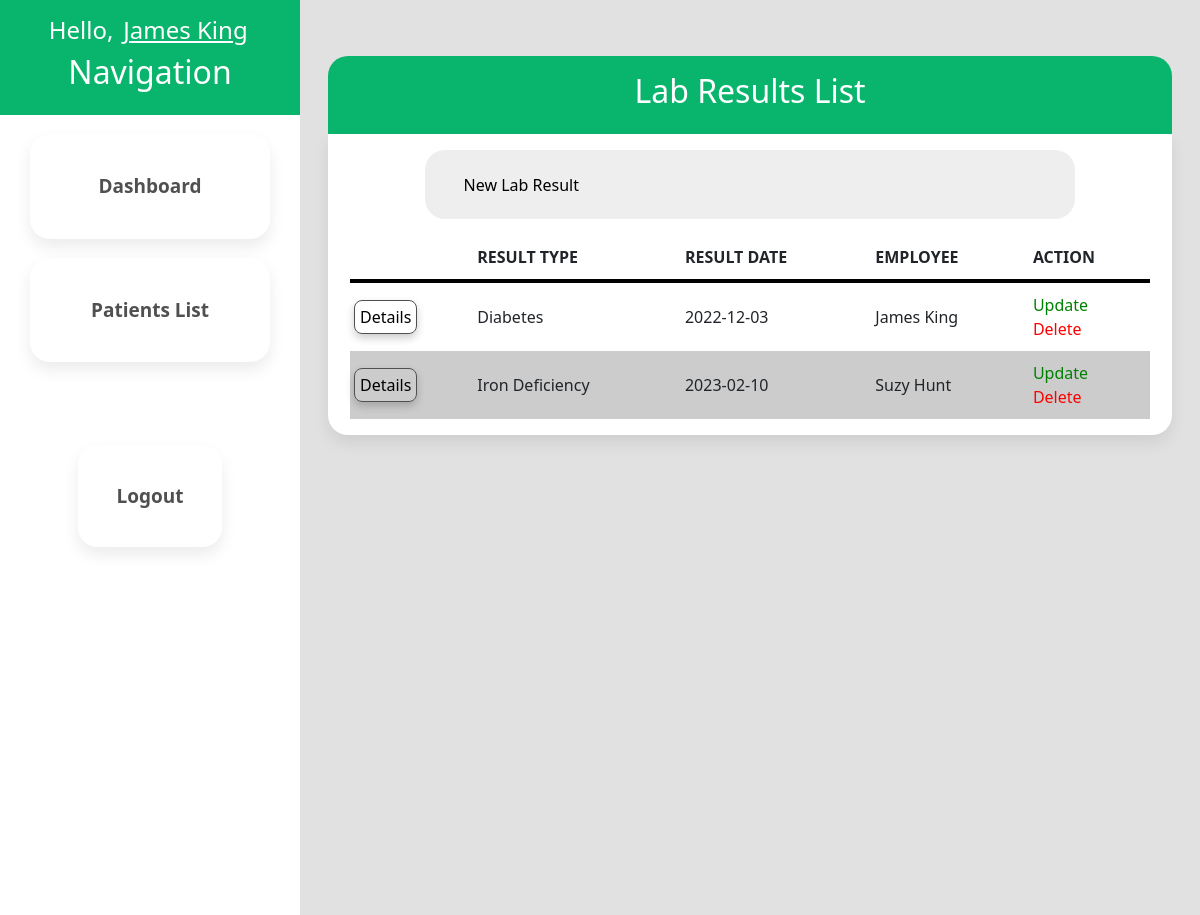
The app's page /lab-list.php?patID=5111 (signed in) with its own data.
### tables this page shows
CREATE TABLE `employee` (
  `EmployeeID` int(4) NOT NULL,
  `EmployeeFirstName` varchar(20) DEFAULT NULL,
  `EmployeeLastName` varchar(20) DEFAULT NULL,
  `RoleID` int(4) DEFAULT NULL,
  `SpecialityID` int(4) DEFAULT NULL,
  `EmployeeDoB` date DEFAULT NULL,
  `GenderID` varchar(4) DEFAULT NULL,
  `EmployeeContactNumber` varchar(50) DEFAULT NULL,
  `EmployeeEmail` varchar(50) DEFAULT NULL,
  `EmployeeAddress` varchar(20) DEFAULT NULL,
  `EmployeeHireDate` date DEFAULT NULL,
  `LoginDetailsID` int(4) DEFAULT NULL,
  `ManagerID` int(4) DEFAULT NULL
);

CREATE TABLE `labresultpatientemployeelink` (
  `LabResultPatientEmployeeLinkID` int(4) NOT NULL,
  `ResultDate` date DEFAULT NULL,
  `PatientID` int(4) DEFAULT NULL,
  `EmployeeID` int(4) DEFAULT NULL,
  `LabResultID` int(4) DEFAULT NULL
);

CREATE TABLE `labresult` (
  `LabResultID` int(4) NOT NULL,
  `ResultType` varchar(15) DEFAULT NULL,
  `ResultDetails` text DEFAULT NULL
);

### lab-list.php (the view, shortened to what this page needs)
<?php
 $userID = $_SESSION['EmpID'];
?>
<!DOCTYPE html>
<html lang="en">
<head>
    <?php include("includes/bootstrap.php");?>
    <link rel="stylesheet" href="css/main.css" />
</head>
<body>
    <div class="container-fluid h-100 w-100">
        <div class="row h-100">
            <div class="col-3 g-0 m-0 p-0">
                <div class="sidebar h-100">
                    <?php include("includes/navbar.php");?>
                </div>
            </div>
            <?php
                $getPatientID = $_GET['patID'];
                require_once("includes/db_conn.php");
                $queryEmployee = "SELECT * FROM labresult
                                    INNER JOIN labresultpatientemployeelink ON (labresultpatientemployeelink.LabResultID=labresult.LabResultID)
                                    INNER JOIN patient ON (labresultpatientemployeelink.PatientID=patient.PatientID)
                                    INNER JOIN employee ON (labresultpatientemployeelink.EmployeeID=employee.EmployeeID)
                                    WHERE labresultpatientemployeelink.PatientID='$getPatientID'
                                    ORDER BY labresult.LabResultID ASC LIMIT 0,100";
                $resultEmployee = $conn->query( $queryEmployee );
            ?>
            <div class="col-9">
                <div class="main-content">
                    <div class="staff-header">
                        <h2>Lab Results List</h2>
                    </div>
                    <div class="staff-content">
                        <div class="list-toolbar">
                            <?php if($userRole == 1 || $userRole == 6) {
                                    echo "<a class=\"new-employee\" href=\"lab-create.php?patID={$getPatientID}\">New Lab Result</a>";
                            } else {
                            }
                        ?>
                        </div>
                        <div class ="listing">
                            <table>
                                <tr>
                                    <th></th>
                                    <th>Result Type</th>
                                    <th>Result Date</th>
                                    <th>Employee</th>
                                    <th>Action</th>
                                </tr>
                            <?php if($userRole == 1 || $userRole == 6 || $userRole == 4) {
                                while ($obj = $resultEmployee -> fetch_object()) {
                                    echo "<tr>";
                                    echo "<td><a class=\"go\" href=\"lab-details.php?labID={$obj->LabResultPatientEmployeeLinkID}\">Details</a></td>";
                                    echo "<td>{$obj->ResultType}</a></td>";
                                    echo "<td>{$obj->ResultDate}</td>";
                                    echo "<td>{$obj->EmployeeFirstName} {$obj->EmployeeLastName}</td>";
                                    echo "<td><a class=\"update\" href=\"lab-update.php?labID={$obj->LabResultPatientEmployeeLinkID}\">Update</a><br><a class=\"delete\" href=\"sql/sql-lab-delete.php?labID={$obj->LabResultPatientEmployeeLinkID}&patID={$getPatientID}\">Delete</a></td>";
                                    echo "</tr>";
                                }
                                }
                            ?>
                        </div>
                    </div>
                </div>
            </div>
        </div>
    </div>
</body>
</html>

### includes/navbar.php (shortened to what this page needs)
<div class="nav-header">
  <?php
    require_once("db_conn.php");
    $getUserID = $userID;
    $stmt = $conn->prepare( "SELECT * FROM employee WHERE EmployeeID = ?" );
    $stmt->bind_param( 'i', $getUserID );
    $stmt->execute();
    $result = $stmt->get_result();
    $obj = $result->fetch_object();
    ?>
  <h4>Hello, <a href="userProfile.php"><?php echo $obj->EmployeeFirstName." ".$obj->EmployeeLastName?></a></h4>
  <h2>Navigation</h2>
</div>
<?php
  $getUserID = $userID;
  $stmt = $conn->prepare( "SELECT RoleID FROM employee WHERE EmployeeID = ?" );
  $stmt->bind_param( 'i', $getUserID );
  $stmt->execute();
  $result = $stmt->get_result();
  $obj = $result->fetch_object();
  $userRole = $obj->RoleID;
?>
<?php if($userRole == 4 || $userRole == 5){
    echo "<div class=\"nav-content\">";
    echo "<div class=\"nav-buttons\">";
      echo "<a href=\"dashboard.php\">Dashboard</a>";
      echo "<a href=\"patient-list.php\">Patients List</a>";
      echo "<a href=\"employee-list.php\">Employee List</a>";
      echo "<a href=\"manager-list.php\">Manager List</a>";
      echo "<div class=\"logout-button\">";
        echo "<a href=\"login.php\">Logout</a>";
      echo "</div>";
    echo "</div>";
  echo "</div>";
  } else {
      echo "<div class=\"nav-content\">";
      echo "<div class=\"nav-buttons\">";
        echo "<a href=\"dashboard.php\">Dashboard</a>";
        echo "<a href=\"patient-list.php\">Patients List</a>";
        echo "<div class=\"logout-button\">";
          echo "<a href=\"login.php\">Logout</a>";
        echo "</div>";
      echo "</div>";
    echo "</div>";
  }
?>

### css/main.css (style rules this page uses)
body { background-color: #e1e1e1; height: 100%; }
html { overflow: hidden; font-family: Arial, Helvetica, sans-serif; }
body, html { height: 100%; width: 100%; }
.nav-header { text-align: center; color: white; background-color: rgb(9, 180, 109); padding: 1em; }
.nav-header h4 a { color: white; padding: .15em; }
.nav-content { display: flex; justify-content: center; background-color: white; height: 100%; }
.nav-buttons { width: 20%; display: flex; flex-direction: column; position: absolute; justify-content: center; }
.nav-buttons a { font-size: 19px; font-weight: bold; color: #505050; text-decoration: none; text-align: center; margin-top: 1em; width: 100%; padding: 2em; border-color: #CBCBCB; border-width: 1px; border-radius: 20px; border-style: none; background-color: rgb(255, 255, 255); box-shadow: 0px 8px 16px 0px rgba(0,0,0,0.08); }
.logout-button { align-self: center; margin-top: 50%; }
.logout-button a { text-decoration: none; }
.sidebar { height: 100%; width: 100%; }
.main-content { padding: 1em; height: 100%; width: 100%; margin-top: 2.5em; }
.staff-header { text-align: center; color: white; background-color: rgb(9, 180, 109); padding: 1em; border-top-left-radius: 20px; border-top-right-radius: 20px; }
.staff-content { display: flex; flex-direction: column; justify-content: center; background-color: white; padding: 1em; border-bottom-left-radius: 20px; border-bottom-right-radius: 20px; box-shadow: 0px 8px 16px 0px rgba(0,0,0,0.08); }
.listing { display: flex; width: 100%; justify-content: center; max-height: 600px; overflow: hidden; overflow-y: scroll; margin-top: 1em; }
.list-toolbar { display: flex; justify-content: space-between; align-self: center; width: 80%; padding: 1em; border-radius: 20px; background-color: rgb(238, 238, 238); }
.list-toolbar a { margin-left: 1em; margin-right: 1em; padding: .4em; font-weight: 500; text-decoration: none; color: black; }
table { width: 100%; max-width: 800px; }
th, td { padding: 10px 4px; text-align: left; }
th { text-transform: uppercase; border-bottom: 4px solid #000; background-color: #fff; }
tr:nth-child(odd) { background-color: #ccc; }
a.go { text-decoration: none; border-width: 1px; border-style: solid; border-radius: 8px; color: black; border-color: #505050; padding: 5px; box-shadow: 0px 4px 8px 0px rgba(0,0,0,0.2); }
a.update { text-decoration: none; color: green; }
a.delete { text-decoration: none; color: red; }

### records on screen
employee: EmployeeFirstName "James", EmployeeLastName "King"
labresultpatientemployeelink: LabResultID.ResultType "Diabetes", ResultDate "2022-12-03", EmployeeID.EmployeeFirstName "James", EmployeeID.EmployeeLastName "King"
labresultpatientemployeelink: LabResultID.ResultType "Iron Deficiency", ResultDate "2023-02-10", EmployeeID.EmployeeFirstName "Suzy", EmployeeID.EmployeeLastName "Hunt"
